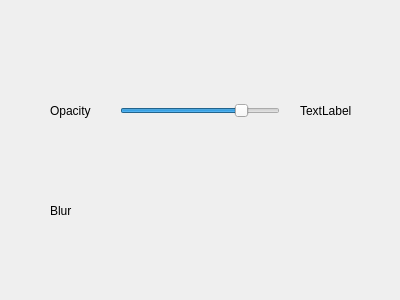
<?xml version="1.0" encoding="UTF-8"?>
<ui version="4.0">
 <class>Settings</class>
 <widget class="QWidget" name="Settings">
  <property name="geometry">
   <rect>
    <x>0</x>
    <y>0</y>
    <width>400</width>
    <height>300</height>
   </rect>
  </property>
  <property name="sizePolicy">
   <sizepolicy hsizetype="Fixed" vsizetype="Fixed">
    <horstretch>0</horstretch>
    <verstretch>0</verstretch>
   </sizepolicy>
  </property>
  <property name="windowTitle">
   <string>Form</string>
  </property>
  <widget class="DTitlebar" name="titlebar" native="true">
   <property name="geometry">
    <rect>
     <x>0</x>
     <y>0</y>
     <width>400</width>
     <height>30</height>
    </rect>
   </property>
   <property name="sizePolicy">
    <sizepolicy hsizetype="Fixed" vsizetype="Fixed">
     <horstretch>0</horstretch>
     <verstretch>0</verstretch>
    </sizepolicy>
   </property>
  </widget>
  <widget class="QSlider" name="slider">
   <property name="geometry">
    <rect>
     <x>120</x>
     <y>101</y>
     <width>160</width>
     <height>20</height>
    </rect>
   </property>
   <property name="maximum">
    <number>255</number>
   </property>
   <property name="value">
    <number>200</number>
   </property>
   <property name="orientation">
    <enum>Qt::Horizontal</enum>
   </property>
   <property name="tickPosition">
    <enum>QSlider::NoTicks</enum>
   </property>
  </widget>
  <widget class="QLabel" name="label">
   <property name="geometry">
    <rect>
     <x>300</x>
     <y>100</y>
     <width>63</width>
     <height>22</height>
    </rect>
   </property>
   <property name="text">
    <string>TextLabel</string>
   </property>
  </widget>
  <widget class="QLabel" name="opacity">
   <property name="geometry">
    <rect>
     <x>50</x>
     <y>100</y>
     <width>63</width>
     <height>22</height>
    </rect>
   </property>
   <property name="text">
    <string>Opacity</string>
   </property>
  </widget>
  <widget class="QLabel" name="blur">
   <property name="geometry">
    <rect>
     <x>50</x>
     <y>200</y>
     <width>63</width>
     <height>22</height>
    </rect>
   </property>
   <property name="text">
    <string>Blur</string>
   </property>
  </widget>
  <widget class="DSwitchButton" name="switchbutton" native="true">
   <property name="geometry">
    <rect>
     <x>120</x>
     <y>195</y>
     <width>56</width>
     <height>32</height>
    </rect>
   </property>
  </widget>
 </widget>
 <customwidgets>
  <customwidget>
   <class>DTitlebar</class>
   <extends>QWidget</extends>
   <header>dtitlebar.h</header>
  </customwidget>
  <customwidget>
   <class>DSwitchButton</class>
   <extends>QWidget</extends>
   <header>dswitchbutton.h</header>
  </customwidget>
 </customwidgets>
 <resources/>
 <connections/>
</ui>
